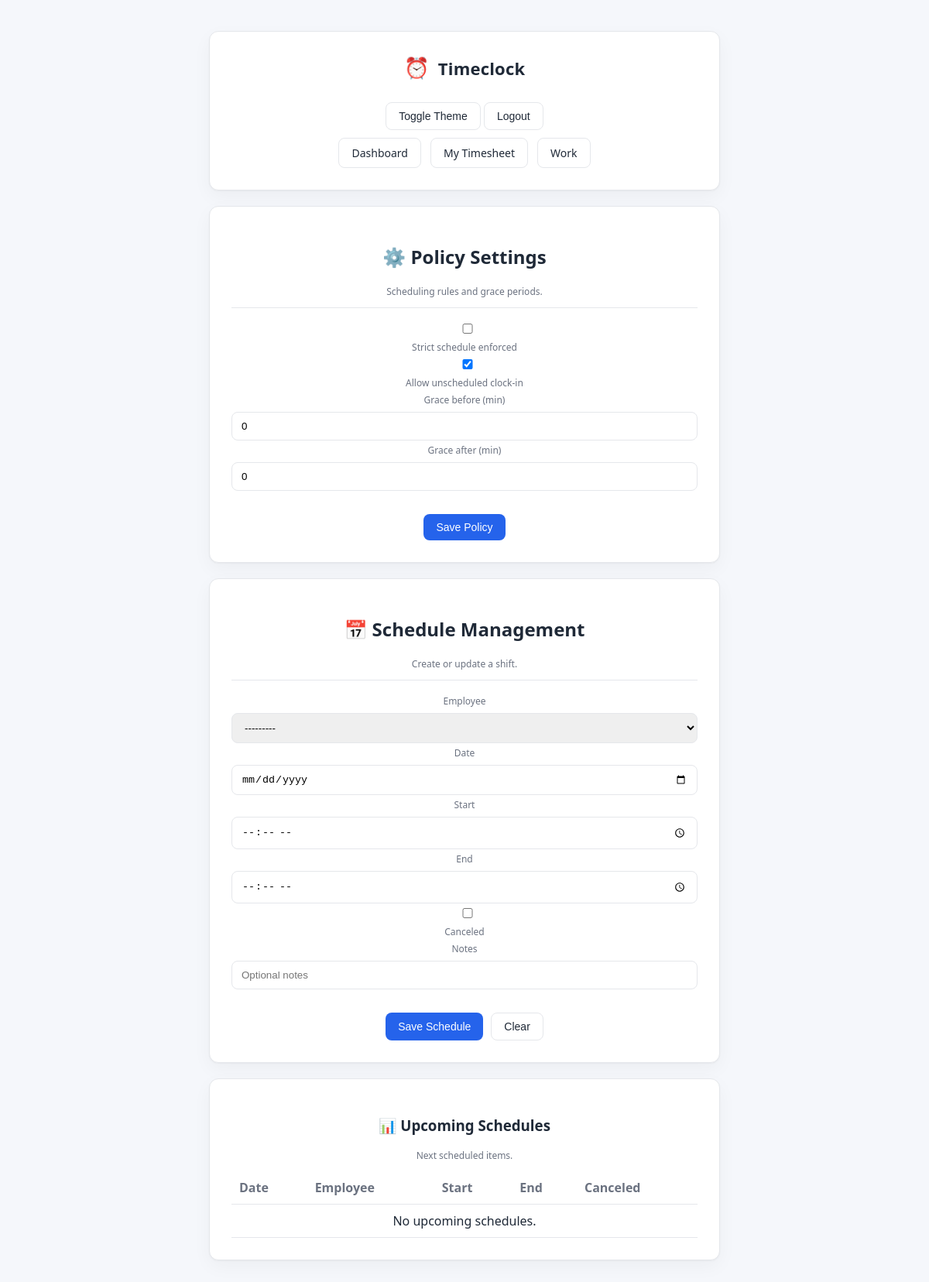
/portal/schedule/ (signed in), run on the app's committed database.
### core/models.py (models this page shows, shortened)
class TimeclockPolicy(models.Model):
    strict_schedule_enforced = models.BooleanField(default=True)
    allow_unscheduled_clock_in_when_not_strict = models.BooleanField(default=True)
    grace_minutes_before_start = models.PositiveIntegerField(default=0)
    grace_minutes_after_start = models.PositiveIntegerField(default=0)
    allow_admin_time_edits = models.BooleanField(default=True)
    require_admin_edit_reason = models.BooleanField(default=True)
    @classmethod
    def get_solo(cls) -> "TimeclockPolicy":
        obj, _ = cls.objects.get_or_create(pk=1)
        return obj

### core/permissions.py (the view)
    def _wrapped(request, *args, **kwargs):
        if not request.user.is_authenticated:
            raise PermissionDenied
        is_admin_group = request.user.groups.filter(name="Admin").exists()
        if not (request.user.is_superuser or is_admin_group):
            raise PermissionDenied
        return view_func(request, *args, **kwargs)

### core/schedule_forms.py
class ScheduledShiftForm(forms.ModelForm):
    employee = forms.ModelChoiceField(
        queryset=User.objects.all().order_by("username")
    )
    class Meta:
        model = ScheduledShift
        fields = ["employee", "date", "start_time", "end_time", "is_canceled", "notes"]
        widgets = {
            "date": forms.DateInput(attrs={"type": "date"}),
            "start_time": forms.TimeInput(attrs={"type": "time", "step": "60"}),
            "end_time": forms.TimeInput(attrs={"type": "time", "step": "60"}),
            "notes": forms.TextInput(attrs={"placeholder": "Optional notes"}),
        }

### core/policy_forms.py
class TimeclockPolicyForm(forms.ModelForm):
    class Meta:
        model = TimeclockPolicy
        fields = (
            "strict_schedule_enforced",
            "allow_unscheduled_clock_in_when_not_strict",
            "grace_minutes_before_start",
            "grace_minutes_after_start",
        )
        widgets = {
            "grace_minutes_before_start": forms.NumberInput(attrs={"min": 0, "max": 240}),
            "grace_minutes_after_start": forms.NumberInput(attrs={"min": 0, "max": 240}),
        }

### core/permissions.py (called while the page is built)
def portal_admin_required(view_func):
    def _wrapped(request, *args, **kwargs):
        if not request.user.is_authenticated:
            raise PermissionDenied
        is_admin_group = request.user.groups.filter(name="Admin").exists()
        if not (request.user.is_superuser or is_admin_group):
            raise PermissionDenied
        return view_func(request, *args, **kwargs)
    return _wrapped

### core/templatetags/group_tags.py (called while the page is built)
@register.filter
def in_group(user, group_name: str) -> bool:
    if user and getattr(user, 'is_superuser', False):
        return True
    if not user or not hasattr(user, "groups"):
        return False
    return user.groups.filter(name=group_name).exists()

### core/templates/core/admin_schedule.html (shortened to what this page needs)
{% extends "core/base.html" %}
{% block content %}
<div class="card">
  <h2>⚙️ Policy Settings</h2>
  <p class="small">Scheduling rules and grace periods.</p>
  <hr style="border:none; border-top:1px solid var(--border); margin:10px 0 14px 0;">
  <form method="post">
    <div class="policy-clean">
      <div class="policy-row">
        <label>
          {{ policy_form.strict_schedule_enforced }}
          <span>Strict schedule enforced</span>
        </label>
      </div>
      <div class="policy-row">
        <label>
          {{ policy_form.allow_unscheduled_clock_in_when_not_strict }}
          <span>Allow unscheduled clock-in</span>
        </label>
      </div>
      <div class="policy-row">
        <div>
          <label>Grace before (min)</label>
          {{ policy_form.grace_minutes_before_start }}
        </div>
        <div>
          <label>Grace after (min)</label>
          {{ policy_form.grace_minutes_after_start }}
        </div>
      </div>
    </div>
    <div class="row" style="margin-top: 15px;">
      <button class="btn primary" type="submit">Save Policy</button>
    </div>
  </form>
</div>
<div class="card">
  <h2>📅 Schedule Management</h2>
  <p class="small">Create or update a shift.</p>
  <hr style="border:none; border-top:1px solid var(--border); margin:10px 0 14px 0;">
  <form method="post">
    <div class="formgrid">
      <div>
        <label>Employee</label>
        {{ schedule_form.employee }}
      </div>
      <div>
        <label>Date</label>
        {{ schedule_form.date }}
      </div>
      <div>
        <label>Start</label>
        {{ schedule_form.start_time }}
      </div>
      <div>
        <label>End</label>
        {{ schedule_form.end_time }}
      </div>
      <div class="form-inline">
        {{ schedule_form.is_canceled }}
        <label>Canceled</label>
      </div>
      <div>
        <label>Notes</label>
        {{ schedule_form.notes }}
      </div>
    </div>
    <div class="row">
      <button class="btn primary" type="submit">Save Schedule</button>
      <button class="btn ghost" type="submit" onClick="this.form.reset();">Clear</button>
    </div>
  </form>
</div>
<div class="card">
  <h3>📊 Upcoming Schedules</h3>
  <p class="small">Next scheduled items.</p>
  <table>
    <thead>
      <tr>
        <th>Date</th>
        <th>Employee</th>
        <th>Start</th>
        <th>End</th>
        <th>Canceled</th>
      </tr>
    </thead>
    <tbody>
      {% for s in upcoming %}
        <tr>
          <td>{{ s.date }}</td>
          <td>{{ s.employee.username }}</td>
          <td>{{ s.start_time }}</td>
          <td>{{ s.end_time }}</td>
          <td>{{ s.is_canceled }}</td>
        </tr>
      {% empty %}
        <tr>
          <td colspan="5">No upcoming schedules.</td>
        </tr>
      {% endfor %}
    </tbody>
  </table>
</div>
{% endblock %}

### core/static/css/style.css (style rules this page uses)
:root { --bg:#f5f7fb; --card:#ffffff; --text:#1f2937; --muted:#6b7280; --border:#e5e7eb; --primary:#2563eb; --primary-hover:#1d4ed8; --success:#22c55e; --danger:#ef4444; }
* { box-sizing:border-box; }
body { margin:0; min-height:100vh; color:var(--text); font-family:system-ui,-apple-system,Segoe UI,Roboto,Arial,sans-serif; text-align:center; }
.card { background:var(--card); border:1px solid var(--border); border-radius:12px; padding:28px; margin-bottom:20px; box-shadow: 0 1px 2px rgba(0,0,0,0.04), 0 8px 24px rgba(0,0,0,0.04); }
.btn { border:1px solid var(--border); background:var(--card); padding:9px 16px; border-radius:8px; cursor:pointer; text-decoration:none; font-size:14px; font-weight:500; color:var(--text); transition:all .15s ease; }
.btn.primary { background:var(--primary); color:white; border:none; }
form { margin:0; }
button, input[type="submit"] { margin-top:15px; }
input,select,textarea { width:100%; padding:10px 12px; border:1px solid var(--border); border-radius:8px; margin-top:6px; transition:border .15s ease, box-shadow .15s ease; }
label { font-size:12px; color:var(--muted); }
table { width:100%; border-collapse:collapse; }
th,td { padding:10px; border-bottom:1px solid var(--border); }
th { color:var(--muted); text-align:left; }
.row { display:flex; justify-content:center; gap:10px; margin-top:15px; }
.small { font-size:12px; color:var(--muted); margin-top:10px; }
body { background-color: var(--bg); transition: background-color 0.25s ease, color 0.25s ease; }
.card { transition: background-color 0.25s ease, border-color 0.25s ease; }

### data on the page
TimeclockPolicy: allow_unscheduled_clock_in_when_not_strict "☑", grace_minutes_before_start "0", grace_minutes_after_start "0"
